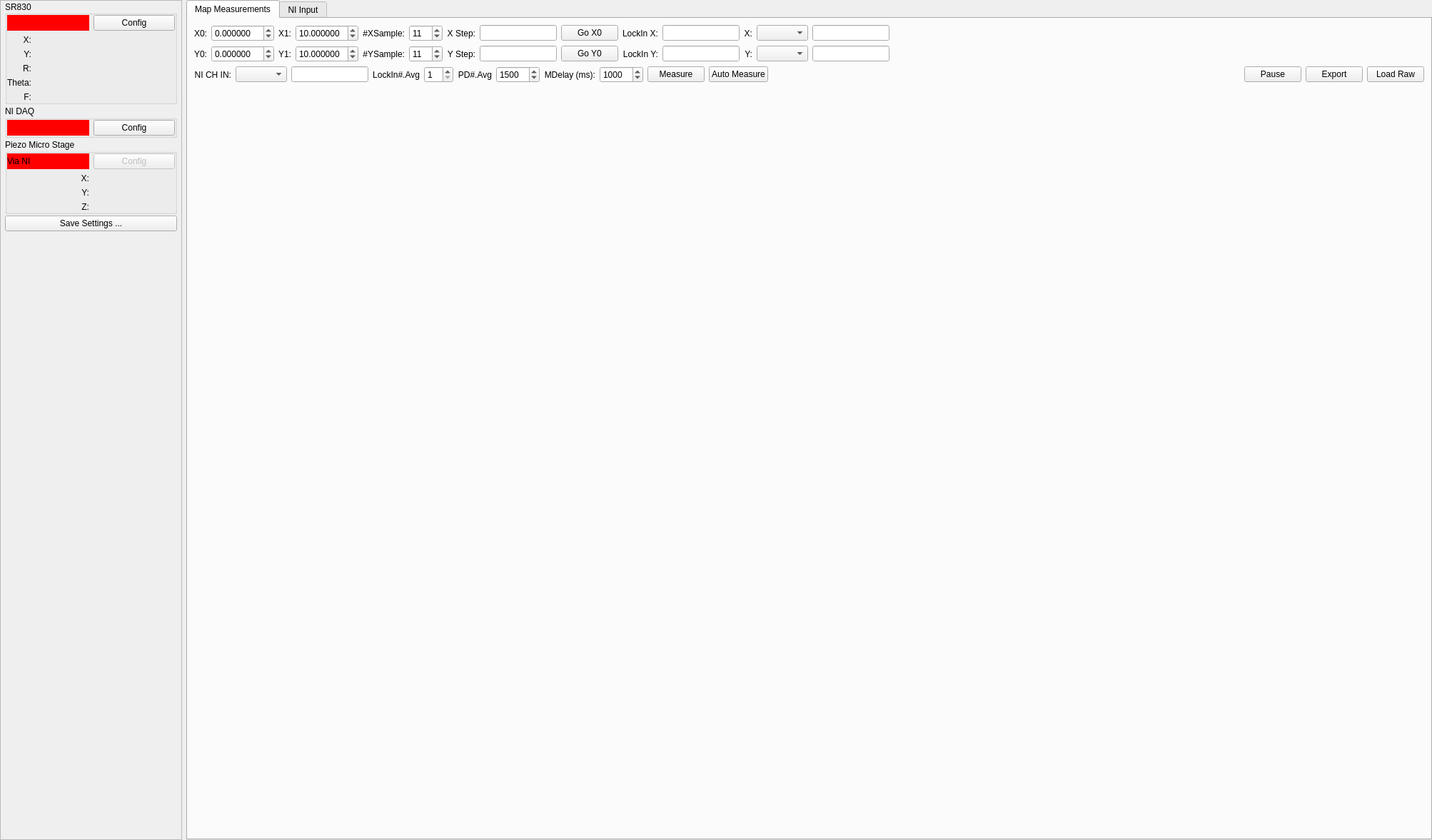
<?xml version="1.0" encoding="UTF-8"?>
<ui version="4.0">
 <class>SetupMainWindow</class>
 <widget class="QMainWindow" name="SetupMainWindow">
  <property name="geometry">
   <rect>
    <x>0</x>
    <y>0</y>
    <width>2006</width>
    <height>1177</height>
   </rect>
  </property>
  <property name="windowTitle">
   <string>Setup Main Control</string>
  </property>
  <widget class="QWidget" name="centralwidget">
   <layout class="QVBoxLayout" name="verticalLayout_16">
    <property name="leftMargin">
     <number>0</number>
    </property>
    <property name="topMargin">
     <number>0</number>
    </property>
    <property name="rightMargin">
     <number>0</number>
    </property>
    <property name="bottomMargin">
     <number>0</number>
    </property>
    <item>
     <layout class="QHBoxLayout" name="horizontalLayout_7" stretch="0,0">
      <item>
       <widget class="QScrollArea" name="scrollArea">
        <property name="sizePolicy">
         <sizepolicy hsizetype="Minimum" vsizetype="Preferred">
          <horstretch>0</horstretch>
          <verstretch>0</verstretch>
         </sizepolicy>
        </property>
        <property name="minimumSize">
         <size>
          <width>0</width>
          <height>0</height>
         </size>
        </property>
        <property name="verticalScrollBarPolicy">
         <enum>Qt::ScrollBarAsNeeded</enum>
        </property>
        <property name="horizontalScrollBarPolicy">
         <enum>Qt::ScrollBarAsNeeded</enum>
        </property>
        <property name="sizeAdjustPolicy">
         <enum>QAbstractScrollArea::AdjustToContentsOnFirstShow</enum>
        </property>
        <property name="widgetResizable">
         <bool>false</bool>
        </property>
        <property name="alignment">
         <set>Qt::AlignLeading|Qt::AlignLeft|Qt::AlignTop</set>
        </property>
        <widget class="QWidget" name="scrollAreaWidgetContents">
         <property name="geometry">
          <rect>
           <x>0</x>
           <y>0</y>
           <width>253</width>
           <height>985</height>
          </rect>
         </property>
         <property name="sizePolicy">
          <sizepolicy hsizetype="Minimum" vsizetype="Minimum">
           <horstretch>1</horstretch>
           <verstretch>0</verstretch>
          </sizepolicy>
         </property>
         <property name="minimumSize">
          <size>
           <width>0</width>
           <height>0</height>
          </size>
         </property>
         <property name="maximumSize">
          <size>
           <width>16777215</width>
           <height>16777215</height>
          </size>
         </property>
         <layout class="QVBoxLayout" name="verticalLayout" stretch="0,0,0,0,1">
          <property name="spacing">
           <number>2</number>
          </property>
          <property name="leftMargin">
           <number>6</number>
          </property>
          <property name="topMargin">
           <number>0</number>
          </property>
          <property name="rightMargin">
           <number>6</number>
          </property>
          <property name="bottomMargin">
           <number>0</number>
          </property>
          <item>
           <widget class="QGroupBox" name="groupBox_SR830">
            <property name="minimumSize">
             <size>
              <width>0</width>
              <height>0</height>
             </size>
            </property>
            <property name="maximumSize">
             <size>
              <width>16777215</width>
              <height>16777215</height>
             </size>
            </property>
            <property name="layoutDirection">
             <enum>Qt::LeftToRight</enum>
            </property>
            <property name="title">
             <string>SR830</string>
            </property>
            <property name="alignment">
             <set>Qt::AlignLeading|Qt::AlignLeft|Qt::AlignVCenter</set>
            </property>
            <layout class="QVBoxLayout" name="verticalLayout_2">
             <property name="leftMargin">
              <number>0</number>
             </property>
             <property name="topMargin">
              <number>0</number>
             </property>
             <property name="rightMargin">
              <number>0</number>
             </property>
             <property name="bottomMargin">
              <number>0</number>
             </property>
             <item>
              <layout class="QHBoxLayout" name="horizontalLayout_5">
               <item>
                <widget class="QLabel" name="label_SR830_Conn_Status">
                 <property name="styleSheet">
                  <string notr="true">background: red
</string>
                 </property>
                 <property name="text">
                  <string/>
                 </property>
                </widget>
               </item>
               <item>
                <widget class="QPushButton" name="pushButton_SR830_Config">
                 <property name="text">
                  <string>Config</string>
                 </property>
                </widget>
               </item>
              </layout>
             </item>
             <item>
              <layout class="QGridLayout" name="gridLayout" columnstretch="0,1">
               <item row="3" column="1">
                <widget class="QLabel" name="label_SR830_Theta">
                 <property name="text">
                  <string/>
                 </property>
                </widget>
               </item>
               <item row="3" column="0">
                <widget class="QLabel" name="label_4">
                 <property name="text">
                  <string>Theta:</string>
                 </property>
                 <property name="alignment">
                  <set>Qt::AlignRight|Qt::AlignTrailing|Qt::AlignVCenter</set>
                 </property>
                </widget>
               </item>
               <item row="2" column="0">
                <widget class="QLabel" name="label_3">
                 <property name="text">
                  <string>R:</string>
                 </property>
                 <property name="alignment">
                  <set>Qt::AlignRight|Qt::AlignTrailing|Qt::AlignVCenter</set>
                 </property>
                </widget>
               </item>
               <item row="1" column="1">
                <widget class="QLabel" name="label_SR830_Y">
                 <property name="text">
                  <string/>
                 </property>
                </widget>
               </item>
               <item row="0" column="0">
                <widget class="QLabel" name="label_2">
                 <property name="text">
                  <string>X:</string>
                 </property>
                 <property name="alignment">
                  <set>Qt::AlignRight|Qt::AlignTrailing|Qt::AlignVCenter</set>
                 </property>
                </widget>
               </item>
               <item row="1" column="0">
                <widget class="QLabel" name="label_16">
                 <property name="text">
                  <string>Y:</string>
                 </property>
                 <property name="alignment">
                  <set>Qt::AlignRight|Qt::AlignTrailing|Qt::AlignVCenter</set>
                 </property>
                </widget>
               </item>
               <item row="2" column="1">
                <widget class="QLabel" name="label_SR830_R">
                 <property name="text">
                  <string/>
                 </property>
                </widget>
               </item>
               <item row="0" column="1">
                <widget class="QLabel" name="label_SR830_X">
                 <property name="text">
                  <string/>
                 </property>
                </widget>
               </item>
               <item row="4" column="0">
                <widget class="QLabel" name="label_29">
                 <property name="text">
                  <string>F:</string>
                 </property>
                 <property name="alignment">
                  <set>Qt::AlignRight|Qt::AlignTrailing|Qt::AlignVCenter</set>
                 </property>
                </widget>
               </item>
               <item row="4" column="1">
                <widget class="QLabel" name="label_SR380_RefFreq">
                 <property name="text">
                  <string/>
                 </property>
                </widget>
               </item>
              </layout>
             </item>
            </layout>
           </widget>
          </item>
          <item>
           <widget class="QGroupBox" name="groupBox_NIDaq">
            <property name="title">
             <string>NI DAQ</string>
            </property>
            <layout class="QVBoxLayout" name="verticalLayout_9">
             <property name="leftMargin">
              <number>0</number>
             </property>
             <property name="topMargin">
              <number>0</number>
             </property>
             <property name="rightMargin">
              <number>0</number>
             </property>
             <property name="bottomMargin">
              <number>0</number>
             </property>
             <item>
              <layout class="QHBoxLayout" name="horizontalLayout_9">
               <item>
                <widget class="QLabel" name="label_NIDAQ_Conn_Status">
                 <property name="styleSheet">
                  <string notr="true">background: red
</string>
                 </property>
                 <property name="text">
                  <string/>
                 </property>
                </widget>
               </item>
               <item>
                <widget class="QPushButton" name="pushButton_NIDAQ_Config">
                 <property name="text">
                  <string>Config</string>
                 </property>
                </widget>
               </item>
              </layout>
             </item>
            </layout>
           </widget>
          </item>
          <item>
           <widget class="QGroupBox" name="groupBox_PiezoStage">
            <property name="title">
             <string>Piezo Micro Stage</string>
            </property>
            <layout class="QVBoxLayout" name="verticalLayout_11">
             <property name="leftMargin">
              <number>0</number>
             </property>
             <property name="topMargin">
              <number>0</number>
             </property>
             <property name="rightMargin">
              <number>0</number>
             </property>
             <property name="bottomMargin">
              <number>0</number>
             </property>
             <item>
              <layout class="QHBoxLayout" name="horizontalLayout_8">
               <item>
                <widget class="QLabel" name="label_Piezo_Conn_Status">
                 <property name="styleSheet">
                  <string notr="true">background: red
</string>
                 </property>
                 <property name="text">
                  <string>Via NI</string>
                 </property>
                </widget>
               </item>
               <item>
                <widget class="QPushButton" name="pushButton_Piezo_Config">
                 <property name="enabled">
                  <bool>false</bool>
                 </property>
                 <property name="text">
                  <string>Config</string>
                 </property>
                </widget>
               </item>
              </layout>
             </item>
             <item>
              <layout class="QGridLayout" name="gridLayout_4" columnstretch="0,0">
               <item row="2" column="0">
                <widget class="QLabel" name="label_10">
                 <property name="text">
                  <string>Z:</string>
                 </property>
                 <property name="alignment">
                  <set>Qt::AlignRight|Qt::AlignTrailing|Qt::AlignVCenter</set>
                 </property>
                </widget>
               </item>
               <item row="0" column="1">
                <widget class="QLabel" name="label_Piezo_X">
                 <property name="text">
                  <string/>
                 </property>
                </widget>
               </item>
               <item row="0" column="0">
                <widget class="QLabel" name="label_8">
                 <property name="text">
                  <string>X:</string>
                 </property>
                 <property name="alignment">
                  <set>Qt::AlignRight|Qt::AlignTrailing|Qt::AlignVCenter</set>
                 </property>
                </widget>
               </item>
               <item row="1" column="1">
                <widget class="QLabel" name="label_Piezo_Y">
                 <property name="text">
                  <string/>
                 </property>
                </widget>
               </item>
               <item row="1" column="0">
                <widget class="QLabel" name="label_9">
                 <property name="text">
                  <string>Y:</string>
                 </property>
                 <property name="alignment">
                  <set>Qt::AlignRight|Qt::AlignTrailing|Qt::AlignVCenter</set>
                 </property>
                </widget>
               </item>
               <item row="2" column="1">
                <widget class="QLabel" name="label_Piezo_Z">
                 <property name="text">
                  <string/>
                 </property>
                </widget>
               </item>
              </layout>
             </item>
            </layout>
           </widget>
          </item>
          <item>
           <widget class="QPushButton" name="pushButton_SaveSettings">
            <property name="text">
             <string>Save Settings ...</string>
            </property>
           </widget>
          </item>
          <item>
           <spacer name="verticalSpacer">
            <property name="orientation">
             <enum>Qt::Vertical</enum>
            </property>
            <property name="sizeHint" stdset="0">
             <size>
              <width>20</width>
              <height>40</height>
             </size>
            </property>
           </spacer>
          </item>
         </layout>
        </widget>
       </widget>
      </item>
      <item>
       <widget class="QTabWidget" name="tabWidget">
        <property name="currentIndex">
         <number>0</number>
        </property>
        <property name="tabsClosable">
         <bool>false</bool>
        </property>
        <widget class="QWidget" name="tab_MapMeasurements">
         <attribute name="title">
          <string>Map Measurements</string>
         </attribute>
         <layout class="QVBoxLayout" name="verticalLayout_10" stretch="0,0,1">
          <item>
           <layout class="QHBoxLayout" name="horizontalLayout_17">
            <item>
             <layout class="QGridLayout" name="gridLayout_MapM_Run">
              <item row="1" column="9">
               <widget class="QLineEdit" name="lineEdit_MapM_YStep">
                <property name="sizePolicy">
                 <sizepolicy hsizetype="Preferred" vsizetype="Fixed">
                  <horstretch>0</horstretch>
                  <verstretch>0</verstretch>
                 </sizepolicy>
                </property>
                <property name="maximumSize">
                 <size>
                  <width>140</width>
                  <height>16777215</height>
                 </size>
                </property>
                <property name="readOnly">
                 <bool>true</bool>
                </property>
               </widget>
              </item>
              <item row="0" column="4">
               <widget class="QLabel" name="label_46">
                <property name="text">
                 <string>X1:</string>
                </property>
                <property name="alignment">
                 <set>Qt::AlignRight|Qt::AlignTrailing|Qt::AlignVCenter</set>
                </property>
               </widget>
              </item>
              <item row="0" column="6">
               <widget class="QLabel" name="label_68">
                <property name="text">
                 <string>#XSample:</string>
                </property>
                <property name="alignment">
                 <set>Qt::AlignRight|Qt::AlignTrailing|Qt::AlignVCenter</set>
                </property>
               </widget>
              </item>
              <item row="1" column="7">
               <widget class="QSpinBox" name="spinBox_MapM_YSamples">
                <property name="keyboardTracking">
                 <bool>false</bool>
                </property>
                <property name="minimum">
                 <number>2</number>
                </property>
                <property name="maximum">
                 <number>201</number>
                </property>
                <property name="singleStep">
                 <number>1</number>
                </property>
                <property name="value">
                 <number>11</number>
                </property>
               </widget>
              </item>
              <item row="1" column="8">
               <widget class="QLabel" name="label_71">
                <property name="text">
                 <string>Y Step:</string>
                </property>
                <property name="alignment">
                 <set>Qt::AlignRight|Qt::AlignTrailing|Qt::AlignVCenter</set>
                </property>
               </widget>
              </item>
              <item row="0" column="12">
               <widget class="QLineEdit" name="lineEdit_MapM_LockInX">
                <property name="readOnly">
                 <bool>true</bool>
                </property>
               </widget>
              </item>
              <item row="0" column="11">
               <widget class="QLabel" name="label_72">
                <property name="text">
                 <string>LockIn X:</string>
                </property>
                <property name="alignment">
                 <set>Qt::AlignRight|Qt::AlignTrailing|Qt::AlignVCenter</set>
                </property>
               </widget>
              </item>
              <item row="1" column="10">
               <widget class="QPushButton" name="pushButton_MapM_GoY0">
                <property name="text">
                 <string>Go Y0</string>
                </property>
               </widget>
              </item>
              <item row="0" column="10">
               <widget class="QPushButton" name="pushButton_MapM_GoX0">
                <property name="text">
                 <string>Go X0</string>
                </property>
               </widget>
              </item>
              <item row="0" column="5">
               <widget class="QDoubleSpinBox" name="doubleSpinBox_MapM_X1">
                <property name="keyboardTracking">
                 <bool>false</bool>
                </property>
                <property name="decimals">
                 <number>6</number>
                </property>
                <property name="minimum">
                 <double>-50.000000000000000</double>
                </property>
                <property name="maximum">
                 <double>50.000000000000000</double>
                </property>
                <property name="singleStep">
                 <double>1.000000000000000</double>
                </property>
                <property name="value">
                 <double>10.000000000000000</double>
                </property>
               </widget>
              </item>
              <item row="0" column="0" colspan="2">
               <widget class="QLabel" name="label_45">
                <property name="text">
                 <string>X0:</string>
                </property>
                <property name="alignment">
                 <set>Qt::AlignRight|Qt::AlignTrailing|Qt::AlignVCenter</set>
                </property>
               </widget>
              </item>
              <item row="1" column="11">
               <widget class="QLabel" name="label_73">
                <property name="text">
                 <string>LockIn Y:</string>
                </property>
                <property name="alignment">
                 <set>Qt::AlignRight|Qt::AlignTrailing|Qt::AlignVCenter</set>
                </property>
               </widget>
              </item>
              <item row="0" column="2" colspan="2">
               <widget class="QDoubleSpinBox" name="doubleSpinBox_MapM_X0">
                <property name="keyboardTracking">
                 <bool>false</bool>
                </property>
                <property name="decimals">
                 <number>6</number>
                </property>
                <property name="minimum">
                 <double>-50.000000000000000</double>
                </property>
                <property name="maximum">
                 <double>50.000000000000000</double>
                </property>
                <property name="singleStep">
                 <double>1.000000000000000</double>
                </property>
               </widget>
              </item>
              <item row="0" column="9">
               <widget class="QLineEdit" name="lineEdit_MapM_XStep">
                <property name="sizePolicy">
                 <sizepolicy hsizetype="Preferred" vsizetype="Fixed">
                  <horstretch>0</horstretch>
                  <verstretch>0</verstretch>
                 </sizepolicy>
                </property>
                <property name="maximumSize">
                 <size>
                  <width>140</width>
                  <height>16777215</height>
                 </size>
                </property>
                <property name="readOnly">
                 <bool>true</bool>
                </property>
               </widget>
              </item>
              <item row="1" column="2" colspan="2">
               <widget class="QDoubleSpinBox" name="doubleSpinBox_MapM_Y0">
                <property name="keyboardTracking">
                 <bool>false</bool>
                </property>
                <property name="decimals">
                 <number>6</number>
                </property>
                <property name="minimum">
                 <double>-50.000000000000000</double>
                </property>
                <property name="maximum">
                 <double>50.000000000000000</double>
                </property>
                <property name="singleStep">
                 <double>1.000000000000000</double>
                </property>
               </widget>
              </item>
              <item row="1" column="12">
               <widget class="QLineEdit" name="lineEdit_MapM_LockInY">
                <property name="readOnly">
                 <bool>true</bool>
                </property>
               </widget>
              </item>
              <item row="0" column="7">
               <widget class="QSpinBox" name="spinBox_MapM_XSamples">
                <property name="keyboardTracking">
                 <bool>false</bool>
                </property>
                <property name="minimum">
                 <number>2</number>
                </property>
                <property name="maximum">
                 <number>201</number>
                </property>
                <property name="singleStep">
                 <number>1</number>
                </property>
                <property name="value">
                 <number>11</number>
                </property>
               </widget>
              </item>
              <item row="0" column="8">
               <widget class="QLabel" name="label_70">
                <property name="text">
                 <string>X Step:</string>
                </property>
                <property name="alignment">
                 <set>Qt::AlignRight|Qt::AlignTrailing|Qt::AlignVCenter</set>
                </property>
               </widget>
              </item>
              <item row="1" column="4">
               <widget class="QLabel" name="label_47">
                <property name="text">
                 <string>Y1:</string>
                </property>
                <property name="alignment">
                 <set>Qt::AlignRight|Qt::AlignTrailing|Qt::AlignVCenter</set>
                </property>
               </widget>
              </item>
              <item row="0" column="13">
               <widget class="QLabel" name="label_64">
                <property name="text">
                 <string>X:</string>
                </property>
                <property name="alignment">
                 <set>Qt::AlignRight|Qt::AlignTrailing|Qt::AlignVCenter</set>
                </property>
               </widget>
              </item>
              <item row="0" column="14">
               <widget class="QComboBox" name="comboBox_MapM_NIDAQChX"/>
              </item>
              <item row="1" column="0" colspan="2">
               <widget class="QLabel" name="label_44">
                <property name="text">
                 <string>Y0:</string>
                </property>
                <property name="alignment">
                 <set>Qt::AlignRight|Qt::AlignTrailing|Qt::AlignVCenter</set>
                </property>
               </widget>
              </item>
              <item row="1" column="6">
               <widget class="QLabel" name="label_69">
                <property name="text">
                 <string>#YSample:</string>
                </property>
                <property name="alignment">
                 <set>Qt::AlignRight|Qt::AlignTrailing|Qt::AlignVCenter</set>
                </property>
               </widget>
              </item>
              <item row="1" column="5">
               <widget class="QDoubleSpinBox" name="doubleSpinBox_MapM_Y1">
                <property name="keyboardTracking">
                 <bool>false</bool>
                </property>
                <property name="decimals">
                 <number>6</number>
                </property>
                <property name="minimum">
                 <double>-50.000000000000000</double>
                </property>
                <property name="maximum">
                 <double>50.000000000000000</double>
                </property>
                <property name="singleStep">
                 <double>1.000000000000000</double>
                </property>
                <property name="value">
                 <double>10.000000000000000</double>
                </property>
               </widget>
              </item>
              <item row="0" column="15">
               <widget class="QLineEdit" name="lineEdit_MapM_NiVolX">
                <property name="sizePolicy">
                 <sizepolicy hsizetype="Preferred" vsizetype="Fixed">
                  <horstretch>0</horstretch>
                  <verstretch>0</verstretch>
                 </sizepolicy>
                </property>
                <property name="maximumSize">
                 <size>
                  <width>160</width>
                  <height>16777215</height>
                 </size>
                </property>
                <property name="readOnly">
                 <bool>true</bool>
                </property>
               </widget>
              </item>
              <item row="1" column="13">
               <widget class="QLabel" name="label_66">
                <property name="text">
                 <string>Y:</string>
                </property>
                <property name="alignment">
                 <set>Qt::AlignRight|Qt::AlignTrailing|Qt::AlignVCenter</set>
                </property>
               </widget>
              </item>
              <item row="1" column="14">
               <widget class="QComboBox" name="comboBox_MapM_NIDAQChY"/>
              </item>
              <item row="1" column="15">
               <widget class="QLineEdit" name="lineEdit_MapM_NiVolY">
                <property name="sizePolicy">
                 <sizepolicy hsizetype="Preferred" vsizetype="Fixed">
                  <horstretch>0</horstretch>
                  <verstretch>0</verstretch>
                 </sizepolicy>
                </property>
                <property name="maximumSize">
                 <size>
                  <width>160</width>
                  <height>16777215</height>
                 </size>
                </property>
                <property name="readOnly">
                 <bool>true</bool>
                </property>
               </widget>
              </item>
             </layout>
            </item>
            <item>
             <spacer name="horizontalSpacer_8">
              <property name="orientation">
               <enum>Qt::Horizontal</enum>
              </property>
              <property name="sizeHint" stdset="0">
               <size>
                <width>40</width>
                <height>20</height>
               </size>
              </property>
             </spacer>
            </item>
           </layout>
          </item>
          <item>
           <layout class="QHBoxLayout" name="horizontalLayout_15">
            <item>
             <widget class="QLabel" name="label_74">
              <property name="text">
               <string>NI CH IN:</string>
              </property>
              <property name="alignment">
               <set>Qt::AlignRight|Qt::AlignTrailing|Qt::AlignVCenter</set>
              </property>
             </widget>
            </item>
            <item>
             <widget class="QComboBox" name="comboBox_MapM_NIDAQChIn"/>
            </item>
            <item>
             <widget class="QLineEdit" name="lineEdit_MapM_NiVolIn">
              <property name="sizePolicy">
               <sizepolicy hsizetype="Preferred" vsizetype="Fixed">
                <horstretch>0</horstretch>
                <verstretch>0</verstretch>
               </sizepolicy>
              </property>
              <property name="maximumSize">
               <size>
                <width>160</width>
                <height>16777215</height>
               </size>
              </property>
              <property name="readOnly">
               <bool>true</bool>
              </property>
             </widget>
            </item>
            <item>
             <widget class="QLabel" name="label_75">
              <property name="text">
               <string>LockIn#.Avg</string>
              </property>
              <property name="alignment">
               <set>Qt::AlignRight|Qt::AlignTrailing|Qt::AlignVCenter</set>
              </property>
             </widget>
            </item>
            <item>
             <widget class="QSpinBox" name="spinBox_MapM_NSamplesAvgLockIn">
              <property name="minimum">
               <number>1</number>
              </property>
             </widget>
            </item>
            <item>
             <widget class="QLabel" name="label_76">
              <property name="text">
               <string>PD#.Avg</string>
              </property>
              <property name="alignment">
               <set>Qt::AlignRight|Qt::AlignTrailing|Qt::AlignVCenter</set>
              </property>
             </widget>
            </item>
            <item>
             <widget class="QSpinBox" name="spinBox_MapM_NSamplesAvgPD">
              <property name="minimum">
               <number>1</number>
              </property>
              <property name="maximum">
               <number>50000</number>
              </property>
              <property name="singleStep">
               <number>100</number>
              </property>
              <property name="value">
               <number>1500</number>
              </property>
             </widget>
            </item>
            <item>
             <widget class="QLabel" name="label_65">
              <property name="text">
               <string>MDelay (ms):</string>
              </property>
              <property name="alignment">
               <set>Qt::AlignRight|Qt::AlignTrailing|Qt::AlignVCenter</set>
              </property>
             </widget>
            </item>
            <item>
             <widget class="QSpinBox" name="spinBox_MapM_MeasureDelay">
              <property name="keyboardTracking">
               <bool>false</bool>
              </property>
              <property name="minimum">
               <number>10</number>
              </property>
              <property name="maximum">
               <number>50000</number>
              </property>
              <property name="singleStep">
               <number>100</number>
              </property>
              <property name="value">
               <number>1000</number>
              </property>
             </widget>
            </item>
            <item>
             <widget class="QPushButton" name="pushButton_MapM_Measure">
              <property name="text">
               <string>Measure</string>
              </property>
             </widget>
            </item>
            <item>
             <widget class="QPushButton" name="pushButton_MapM_Auto">
              <property name="text">
               <string>Auto Measure</string>
              </property>
             </widget>
            </item>
            <item>
             <spacer name="horizontalSpacer_9">
              <property name="orientation">
               <enum>Qt::Horizontal</enum>
              </property>
              <property name="sizeHint" stdset="0">
               <size>
                <width>15</width>
                <height>17</height>
               </size>
              </property>
             </spacer>
            </item>
            <item>
             <widget class="QPushButton" name="pushButton_MapM_Pause">
              <property name="text">
               <string>Pause</string>
              </property>
             </widget>
            </item>
            <item>
             <widget class="QPushButton" name="pushButton_MapM_Export">
              <property name="text">
               <string>Export</string>
              </property>
             </widget>
            </item>
            <item>
             <widget class="QPushButton" name="pushButton_MapM_Load">
              <property name="text">
               <string>Load Raw</string>
              </property>
             </widget>
            </item>
           </layout>
          </item>
          <item>
           <layout class="QHBoxLayout" name="horizontalLayout_21" stretch="1,1,1">
            <item>
             <widget class="MeasurementPlotWidget" name="widget_MeasurementPlot1" native="true"/>
            </item>
            <item>
             <widget class="MeasurementPlotWidget" name="widget_MeasurementPlot2" native="true">
              <property name="minimumSize">
               <size>
                <width>0</width>
                <height>0</height>
               </size>
              </property>
             </widget>
            </item>
            <item>
             <widget class="MeasurementPlotWidget" name="widget_MeasurementPlot3" native="true">
              <property name="minimumSize">
               <size>
                <width>0</width>
                <height>0</height>
               </size>
              </property>
             </widget>
            </item>
           </layout>
          </item>
         </layout>
        </widget>
        <widget class="QWidget" name="tab_PDVMeasurement">
         <attribute name="title">
          <string>NI Input</string>
         </attribute>
         <layout class="QVBoxLayout" name="verticalLayout_3" stretch="0,1">
          <item>
           <layout class="QHBoxLayout" name="horizontalLayout_13">
            <property name="spacing">
             <number>10</number>
            </property>
            <item>
             <widget class="QLabel" name="label_21">
              <property name="text">
               <string>NI DAQ Channel:</string>
              </property>
             </widget>
            </item>
            <item>
             <widget class="QComboBox" name="comboBox_PhotoDiode_NIDAQ_Channel"/>
            </item>
            <item>
             <widget class="QPushButton" name="pushButton_PDV_Refresh">
              <property name="text">
               <string>Update</string>
              </property>
             </widget>
            </item>
            <item>
             <widget class="QPushButton" name="pushButton_PDV_AutoRefresh">
              <property name="text">
               <string>Auto Refresh</string>
              </property>
              <property name="checkable">
               <bool>true</bool>
              </property>
             </widget>
            </item>
            <item>
             <widget class="QComboBox" name="comboBox_PDV_Interval">
              <property name="inputMethodHints">
               <set>Qt::ImhDate|Qt::ImhDigitsOnly</set>
              </property>
              <property name="editable">
               <bool>true</bool>
              </property>
              <property name="currentIndex">
               <number>2</number>
              </property>
              <item>
               <property name="text">
                <string>0</string>
               </property>
              </item>
              <item>
               <property name="text">
                <string>10</string>
               </property>
              </item>
              <item>
               <property name="text">
                <string>100</string>
               </property>
              </item>
              <item>
               <property name="text">
                <string>1000</string>
               </property>
              </item>
              <item>
               <property name="text">
                <string>3000</string>
               </property>
              </item>
             </widget>
            </item>
            <item>
             <widget class="QLabel" name="label_22">
              <property name="text">
               <string>ms</string>
              </property>
             </widget>
            </item>
            <item>
             <spacer name="horizontalSpacer_7">
              <property name="orientation">
               <enum>Qt::Horizontal</enum>
              </property>
              <property name="sizeHint" stdset="0">
               <size>
                <width>40</width>
                <height>20</height>
               </size>
              </property>
             </spacer>
            </item>
           </layout>
          </item>
          <item>
           <widget class="PDVPlotWidget" name="widget_PDVPlot" native="true"/>
          </item>
         </layout>
        </widget>
       </widget>
      </item>
     </layout>
    </item>
   </layout>
  </widget>
 </widget>
 <customwidgets>
  <customwidget>
   <class>MeasurementPlotWidget</class>
   <extends>QWidget</extends>
   <header location="global">measurement_plot_widget.h</header>
   <container>1</container>
  </customwidget>
  <customwidget>
   <class>PDVPlotWidget</class>
   <extends>QWidget</extends>
   <header>pdv_plot_widget.h</header>
   <container>1</container>
  </customwidget>
 </customwidgets>
 <tabstops>
  <tabstop>pushButton_SR830_Config</tabstop>
  <tabstop>pushButton_NIDAQ_Config</tabstop>
  <tabstop>pushButton_Piezo_Config</tabstop>
  <tabstop>tabWidget</tabstop>
  <tabstop>doubleSpinBox_MapM_X0</tabstop>
  <tabstop>doubleSpinBox_MapM_X1</tabstop>
  <tabstop>spinBox_MapM_XSamples</tabstop>
  <tabstop>lineEdit_MapM_XStep</tabstop>
  <tabstop>pushButton_MapM_GoX0</tabstop>
  <tabstop>doubleSpinBox_MapM_Y0</tabstop>
  <tabstop>doubleSpinBox_MapM_Y1</tabstop>
  <tabstop>spinBox_MapM_YSamples</tabstop>
  <tabstop>lineEdit_MapM_YStep</tabstop>
  <tabstop>pushButton_MapM_GoY0</tabstop>
  <tabstop>spinBox_MapM_MeasureDelay</tabstop>
  <tabstop>pushButton_MapM_Measure</tabstop>
  <tabstop>pushButton_MapM_Auto</tabstop>
  <tabstop>lineEdit_MapM_LockInX</tabstop>
  <tabstop>lineEdit_MapM_LockInY</tabstop>
  <tabstop>pushButton_MapM_Export</tabstop>
  <tabstop>pushButton_MapM_Load</tabstop>
  <tabstop>scrollArea</tabstop>
 </tabstops>
 <resources/>
 <connections/>
</ui>
